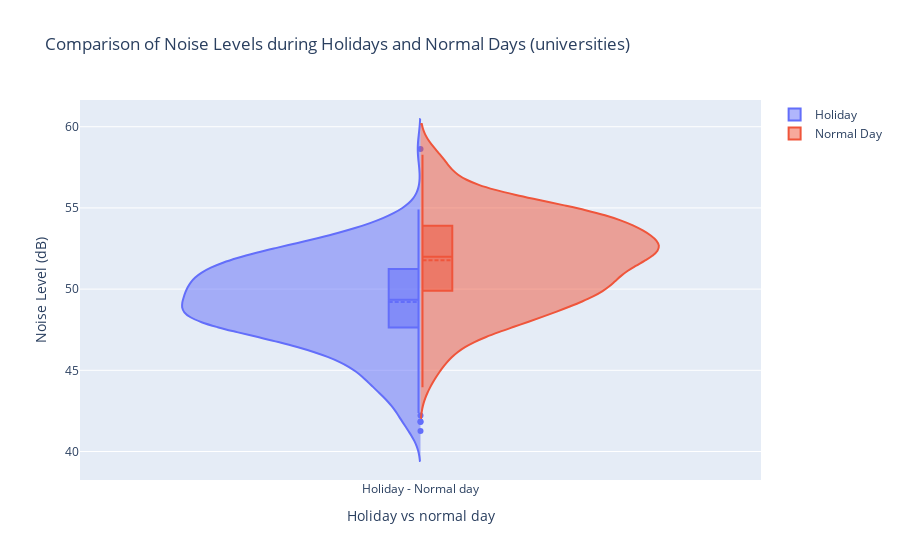

Notebook cell for this chart:
### Code cell
import plotly.graph_objects as go

# Separate the data into holiday and normal day groups
holiday_data = data_noise[data_noise['is_holiday'] == 1]
normal_day_data = data_noise[data_noise['is_holiday'] == 0]

# Create a trace for the holiday distribution
trace1 = go.Violin(
    x=holiday_data['is_holiday'],
    y=holiday_data['laeq'],
    name='Holiday',
    side='negative',
    box_visible=True,
    meanline_visible=True,
    hovertemplate='<b>Holiday</b><br>Noise Level: %{y} dB',
)

# Create a trace for the normal day distribution
trace2 = go.Violin(
    x=holiday_data['is_holiday'],#to put the two graphs next to each other instead of separately
    y=normal_day_data['laeq'],
    name='Normal Day',
    side='positive',
    box_visible=True,
    meanline_visible=True,
    hovertemplate='<b>Normal Day</b><br>Noise Level: %{y} dB',
)

# Create the layout for the plot
layout = go.Layout(
    title='Comparison of Noise Levels during Holidays and Normal Days (universities)',
    xaxis={'title': 'Holiday vs normal day', 'range': [-0.5, 0.5], 'tickvals': [1,0], 'ticktext': ["false",'Holiday - Normal day']},
    yaxis={'title': 'Noise Level (dB)'},
    violingap=0,  # Set the gap between violins to 0 for overlapping
)

# Create the figure and add the traces
fig = go.Figure(data=[trace1, trace2], layout=layout)

# Show the plot
fig.show()

### Figure 1 — Plotly figure (JSON) as saved in the notebook; plotly's stock layout.template omitted (floating-point values rounded to 4 significant figures; data arrays with more than 128 entries replaced by an {"elided": "..."} marker saying what was removed)
{"data": [{"box": {"visible": true}, "hovertemplate": "<b>Holiday</b><br>Noise Level: %{y} dB", "meanline": {"visible": true}, "name": "Holiday", "side": "negative", "type": "violin", "x": {"elided": "271 bool values"}, "y": {"elided": "271 float values"}}, {"box": {"visible": true}, "hovertemplate": "<b>Normal Day</b><br>Noise Level: %{y} dB", "meanline": {"visible": true}, "name": "Normal Day", "side": "positive", "type": "violin", "x": {"elided": "271 bool values"}, "y": {"elided": "2051 float values"}}], "layout": {"title": {"text": "Comparison of Noise Levels during Holidays and Normal Days (universities)"}, "violingap": 0, "xaxis": {"range": [-0.5, 0.5], "ticktext": ["false", "Holiday - Normal day"], "tickvals": [1, 0], "title": {"text": "Holiday vs normal day"}}, "yaxis": {"title": {"text": "Noise Level (dB)"}}}}
